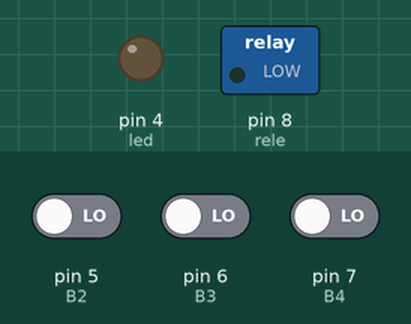
A sketch run on a simulated Arduino Uno, built with avr-gcc and run on an emulated ATmega328P. Parts: switched loads named in the sketch (green lamp = pin HIGH), output pins drawn as LEDs (lit = HIGH). Inputs (shaded band) come from the test bench; at power-on: pin 5 (B2) LOW, pin 6 (B3) LOW, pin 7 (B4) LOW.

Above: at 1.2 s.
1.3 s: pin 5 (B2) driven HIGH
At 1.7 s:
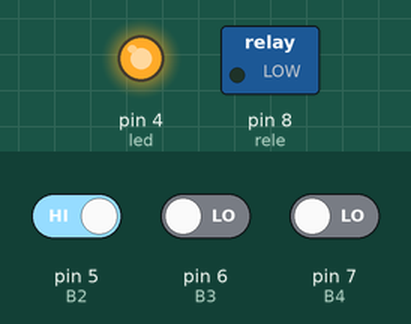
2.8 s: pin 6 (B3) driven HIGH
At 4.3 s:
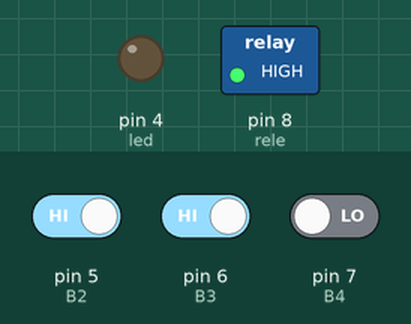
4.6 s: pin 7 (B4) driven HIGH
At 5.4 s:
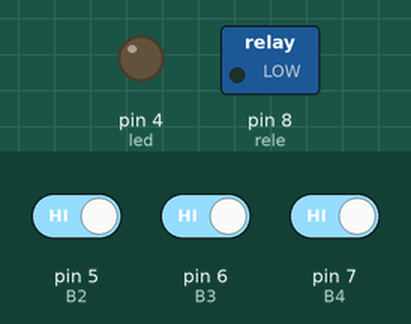
6.1 s: pin 7 (B4) driven LOW
At 8.6 s:
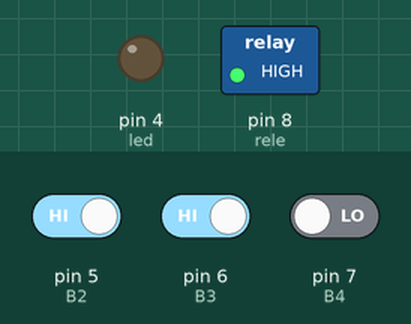
Timing chart, 0 to 9.7 s (numbered marks = the images above; inputs shaded):
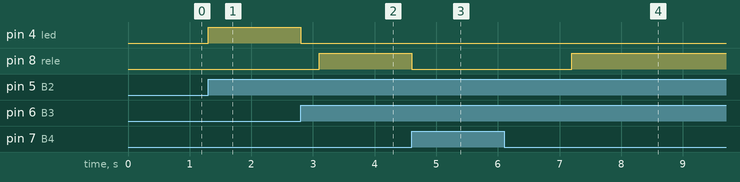

The sketch:

koda.ino
```cpp
int rele = 8;
int B4 = 7;
int B3 = 6;
int B2 = 5;
int led = 4;

int counter = 0;

void setup()
{
  pinMode(rele, OUTPUT);
  pinMode(B4, INPUT);
  pinMode(B3, INPUT);
  pinMode(B2, INPUT);
  pinMode(led, OUTPUT);
}

void loop()
{
  if (digitalRead(B2) == HIGH && counter == 0) {
    digitalWrite(led, HIGH);
    counter = 1;
  } else if (digitalRead(B2)  == HIGH && counter == 3) {
    digitalWrite(led, LOW);
    counter = 0;
  }
  if (digitalRead(B3) == HIGH && counter == 1) {
    digitalWrite(led, LOW);
    delay(300);
    digitalWrite(rele, HIGH);
    counter = 2;
  }
  if (digitalRead(B4) == HIGH && counter == 2) {
    digitalWrite(rele, LOW);
    counter = 3;
    delay(1000);
    digitalWrite(led, HIGH);
  }
  if (digitalRead(B2) == HIGH && counter == 3) {
    digitalWrite(led, LOW);
    counter == 0;
  }
}
```

Measured:
- after the input at 1.3 s, pin 4 (led): LOW → HIGH at once
- after the input at 2.8 s, pin 4 (led): HIGH → LOW at once; pin 8 (rele): LOW → HIGH after 0.30 s
- after the input at 4.6 s, pin 8 (rele): HIGH → LOW at once
- after the input at 6.1 s, pin 8 (rele): LOW → HIGH after 1.1 s
